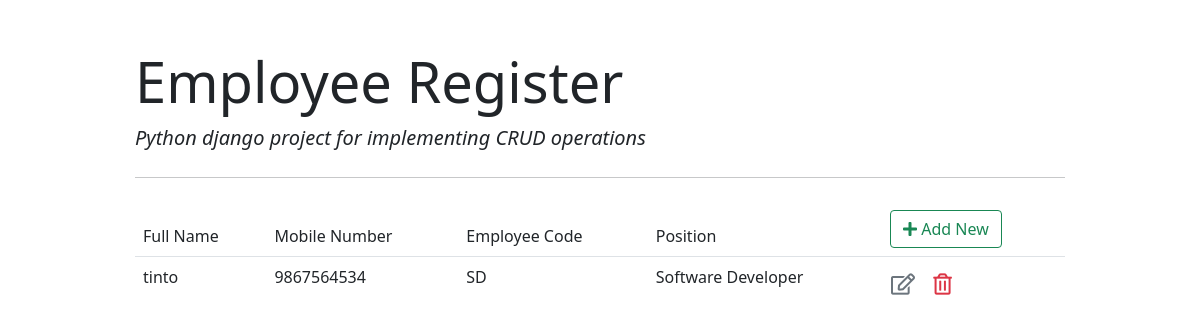
/list/, run on an earlier commit of the app's database.
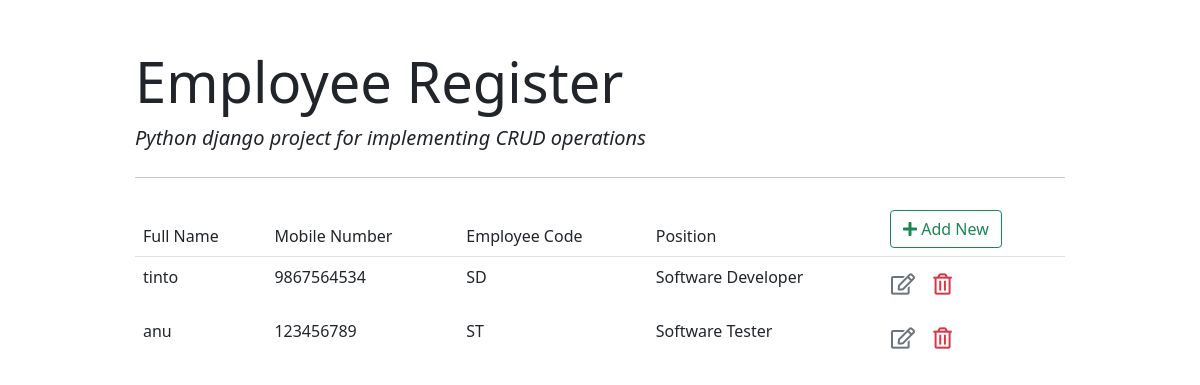
And on a later commit of the database.
### employee_app/models.py (models this page shows)
class Employee(models.Model):
    Full_Name = models.CharField(max_length=100)
    Mobile_Number = models.CharField(max_length=20)
    Employee_Code = models.CharField(max_length=10)
    Position = models.ForeignKey(Position, on_delete=models.CASCADE)

class Position(models.Model):
    title = models.CharField(max_length=100)
    def __str__(self):
        return self.title

### employee_app/views.py (the view)
# urls.py: path('list/', employee_list, name='list'),  # get request for retrieve and display records
def employee_list(request):
    emp_list = Employee.objects.all()
    return render(request, "emp_register/employee_list.html", {'emp_list': emp_list})

### template/emp_register/employee_list.html
{% extends "emp_register/base.html" %}
{% block content %}
<table class="table table-borderless">
    <thead class="border-bottom font-weight-bold">
        <tr>
            <td>Full Name</td>
            <td>Mobile Number</td>
            <td>Employee Code</td>
            <td>Position</td>
            <td>
                <a href="{% url 'insert' %}" class="btn btn-outline-success"><i class="fas fa-plus"></i> Add New </a>
            </td>
        </tr>
    </thead>
    <tbody>
    {% for emp in emp_list %}
        <tr>
            <td>{{emp.Full_Name}}</td>
            <td>{{emp.Mobile_Number}}</td>
            <td>{{emp.Employee_Code}}</td>
            <td>{{emp.Position}}</td>
            <td>
                <a href="{% url 'update' emp.id %}" class="btn text-secondary px-0">
                    <i class="far fa-edit fa-lg"></i>
                </a>
                <form action="{% url 'delete' emp.id %}" method="post" class="d-inline">{% csrf_token %}
                    <button type="submit" class="btn">
                        <i class="far fa-trash-alt fa-lg text-danger float-right"></i>
                    </button>
                </form>
            </td>
        </tr>
    {%endfor%}
    </tbody>
</table>
{% endblock content %}

What changed in the data, as far as the page shows it:
added Employee: Full_Name "anu", Mobile_Number "123456789", Employee_Code "ST", Position "Software Tester"
